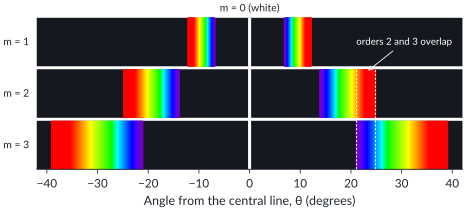

This figure's Python source:
"""White light through a grating with 300 lines per mm (d = 3.33 um).

Each wavelength from 400 nm to 700 nm is drawn at the angles given by
d sin(theta) = m lambda, for m = 0, +-1, +-2, +-3. Each order has its own row
under one angle axis, so the overlap of orders 2 and 3 (21.1 to 24.8 degrees)
can be seen. Run: python3 -I ch2_spectra.py
"""
import sys
import pathlib

sys.dont_write_bytecode = True
HERE = pathlib.Path(__file__).resolve().parent
sys.path.insert(0, str(HERE.parents[1] / "common"))
import hscplot                                            # noqa: E402
import numpy as np                                        # noqa: E402
import matplotlib.pyplot as plt                           # noqa: E402


def wl_rgb(w):
    """Approximate colour of light of wavelength w (nm), 380-780 nm (Bruton)."""
    if w < 440:
        r, g, b = -(w - 440) / 60, 0.0, 1.0
    elif w < 490:
        r, g, b = 0.0, (w - 440) / 50, 1.0
    elif w < 510:
        r, g, b = 0.0, 1.0, -(w - 510) / 20
    elif w < 580:
        r, g, b = (w - 510) / 70, 1.0, 0.0
    elif w < 645:
        r, g, b = 1.0, -(w - 645) / 65, 0.0
    else:
        r, g, b = 1.0, 0.0, 0.0
    f = 0.35 + 0.65 * (w - 380) / 40 if w < 420 else (0.35 + 0.65 * (780 - w) / 80 if w > 700 else 1.0)
    return (r * f, g * f, b * f)


d = 1 / 300e3
lams = np.arange(400, 701, 2)
ROWS = {1: (0.68, 1.0), 2: (0.34, 0.66), 3: (0.0, 0.32)}
DARK = "#15181f"

hscplot.setup()
fig, ax = plt.subplots(figsize=(140 * hscplot.MM, 50 * hscplot.MM))
ax.set_facecolor("white")
ax.grid(False)
for m, (y0, y1) in ROWS.items():
    ax.fill_between([-42, 42], y0, y1, color=DARK, lw=0)
    for sgn in (1, -1):
        for w in lams:
            th = np.degrees(np.arcsin(m * w * 1e-9 / d))
            ax.plot([sgn * th, sgn * th], [y0, y1], color=wl_rgb(w), lw=1.1,
                    solid_capstyle="butt")
    ax.plot([0, 0], [y0, y1], color="white", lw=2.2)
    ax.text(-43.5, (y0 + y1) / 2, f"m = {m}", ha="right", va="center", fontsize=7.5,
            color=hscplot.INK, clip_on=False)
ax.set_xlim(-42, 42)
ax.set_ylim(0, 1)
ax.set_yticks([])
ax.set_xticks(range(-40, 41, 10))
ax.set_xlabel("Angle from the central line, θ (degrees)")
for side in ("left", "right", "top"):
    ax.spines[side].set_visible(False)
# overlap of orders 2 and 3 (positive side): dashed white lines through rows 2 and 3
a3 = np.degrees(np.arcsin(3 * 400e-9 / d))     # 21.1 deg, violet of order 3
b2 = np.degrees(np.arcsin(2 * 700e-9 / d))     # 24.8 deg, red of order 2
for xx in (a3, b2):
    ax.plot([xx, xx], [0.0, 0.66], color="white", lw=0.8, ls=(0, (2, 1.5)))
ax.annotate("orders 2 and 3 overlap", xy=((a3 + b2) / 2, 0.64), xytext=(30.5, 0.84),
            fontsize=7, color="white", ha="center", va="center",
            arrowprops=dict(arrowstyle="->", color="white", lw=0.6))
ax.text(0, 1.03, "m = 0 (white)", ha="center", va="bottom", fontsize=7.5,
        color=hscplot.INK, clip_on=False)
hscplot.save(fig, __file__)
